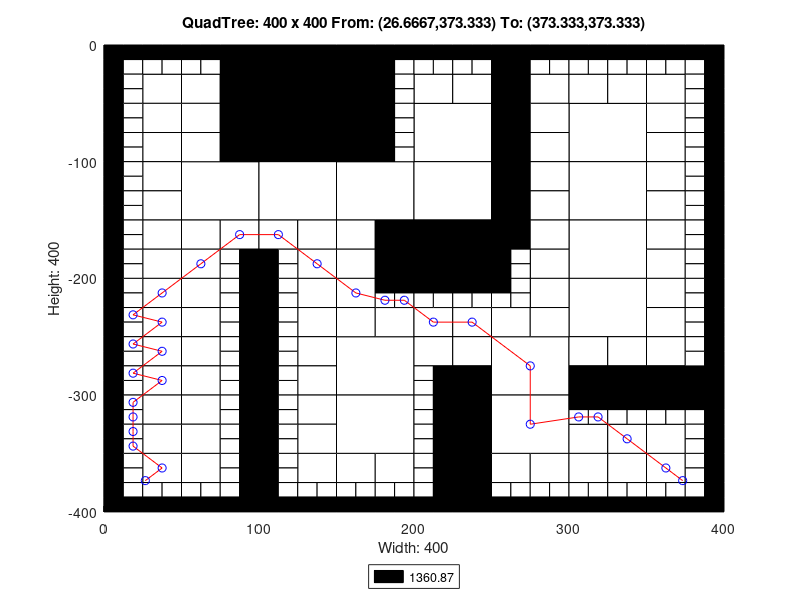

This chart was generated by the following MATLAB code:
axis([0 400 -400 0]);
title('QuadTree: 400 x 400 From: (26.6667,373.333) To: (373.333,373.333)');
xlabel('Width: 400');
ylabel('Height: 400');
rectangle('Position',[100 -50 50 50], 'FaceColor',[0 0 0]);
rectangle('Position',[100 -100 50 50], 'FaceColor',[0 0 0]);
rectangle('Position',[50 -150 50 50], 'FaceColor',[1 1 1]);
rectangle('Position',[100 -150 50 50], 'FaceColor',[1 1 1]);
rectangle('Position',[150 -150 50 50], 'FaceColor',[1 1 1]);
rectangle('Position',[200 -100 50 50], 'FaceColor',[1 1 1]);
rectangle('Position',[300 -100 50 50], 'FaceColor',[1 1 1]);
rectangle('Position',[200 -150 50 50], 'FaceColor',[1 1 1]);
rectangle('Position',[200 -200 50 50], 'FaceColor',[0 0 0]);
rectangle('Position',[300 -150 50 50], 'FaceColor',[1 1 1]);
rectangle('Position',[300 -200 50 50], 'FaceColor',[1 1 1]);
rectangle('Position',[150 -300 50 50], 'FaceColor',[1 1 1]);
rectangle('Position',[150 -350 50 50], 'FaceColor',[1 1 1]);
rectangle('Position',[250 -300 50 50], 'FaceColor',[1 1 1]);
rectangle('Position',[300 -250 50 50], 'FaceColor',[1 1 1]);
rectangle('Position',[250 -350 50 50], 'FaceColor',[1 1 1]);
rectangle('Position',[25 -50 25 25], 'FaceColor',[1 1 1]);
rectangle('Position',[75 -25 25 25], 'FaceColor',[0 0 0]);
rectangle('Position',[50 -50 25 25], 'FaceColor',[1 1 1]);
rectangle('Position',[75 -50 25 25], 'FaceColor',[0 0 0]);
rectangle('Position',[25 -75 25 25], 'FaceColor',[1 1 1]);
rectangle('Position',[25 -100 25 25], 'FaceColor',[1 1 1]);
rectangle('Position',[50 -75 25 25], 'FaceColor',[1 1 1]);
rectangle('Position',[75 -75 25 25], 'FaceColor',[0 0 0]);
rectangle('Position',[50 -100 25 25], 'FaceColor',[1 1 1]);
rectangle('Position',[75 -100 25 25], 'FaceColor',[0 0 0]);
rectangle('Position',[150 -25 25 25], 'FaceColor',[0 0 0]);
rectangle('Position',[150 -50 25 25], 'FaceColor',[0 0 0]);
rectangle('Position',[150 -75 25 25], 'FaceColor',[0 0 0]);
rectangle('Position',[150 -100 25 25], 'FaceColor',[0 0 0]);
rectangle('Position',[25 -125 25 25], 'FaceColor',[1 1 1]);
rectangle('Position',[25 -150 25 25], 'FaceColor',[1 1 1]);
rectangle('Position',[25 -175 25 25], 'FaceColor',[1 1 1]);
rectangle('Position',[25 -200 25 25], 'FaceColor',[1 1 1]);
rectangle('Position',[50 -175 25 25], 'FaceColor',[1 1 1]);
rectangle('Position',[75 -175 25 25], 'FaceColor',[1 1 1]);
rectangle('Position',[50 -200 25 25], 'FaceColor',[1 1 1]);
rectangle('Position',[100 -175 25 25], 'FaceColor',[1 1 1]);
rectangle('Position',[125 -175 25 25], 'FaceColor',[1 1 1]);
rectangle('Position',[125 -200 25 25], 'FaceColor',[1 1 1]);
rectangle('Position',[150 -175 25 25], 'FaceColor',[1 1 1]);
rectangle('Position',[175 -175 25 25], 'FaceColor',[0 0 0]);
rectangle('Position',[150 -200 25 25], 'FaceColor',[1 1 1]);
rectangle('Position',[175 -200 25 25], 'FaceColor',[0 0 0]);
rectangle('Position',[200 -50 25 25], 'FaceColor',[1 1 1]);
rectangle('Position',[225 -50 25 25], 'FaceColor',[1 1 1]);
rectangle('Position',[250 -25 25 25], 'FaceColor',[0 0 0]);
rectangle('Position',[250 -50 25 25], 'FaceColor',[0 0 0]);
rectangle('Position',[275 -50 25 25], 'FaceColor',[1 1 1]);
rectangle('Position',[250 -75 25 25], 'FaceColor',[0 0 0]);
rectangle('Position',[275 -75 25 25], 'FaceColor',[1 1 1]);
rectangle('Position',[250 -100 25 25], 'FaceColor',[0 0 0]);
rectangle('Position',[275 -100 25 25], 'FaceColor',[1 1 1]);
rectangle('Position',[300 -50 25 25], 'FaceColor',[1 1 1]);
rectangle('Position',[325 -50 25 25], 'FaceColor',[1 1 1]);
rectangle('Position',[350 -50 25 25], 'FaceColor',[1 1 1]);
rectangle('Position',[350 -75 25 25], 'FaceColor',[1 1 1]);
rectangle('Position',[350 -100 25 25], 'FaceColor',[1 1 1]);
rectangle('Position',[250 -125 25 25], 'FaceColor',[0 0 0]);
rectangle('Position',[275 -125 25 25], 'FaceColor',[1 1 1]);
rectangle('Position',[250 -150 25 25], 'FaceColor',[0 0 0]);
rectangle('Position',[275 -150 25 25], 'FaceColor',[1 1 1]);
rectangle('Position',[250 -175 25 25], 'FaceColor',[0 0 0]);
rectangle('Position',[275 -175 25 25], 'FaceColor',[1 1 1]);
rectangle('Position',[275 -200 25 25], 'FaceColor',[1 1 1]);
rectangle('Position',[350 -125 25 25], 'FaceColor',[1 1 1]);
rectangle('Position',[350 -150 25 25], 'FaceColor',[1 1 1]);
rectangle('Position',[350 -175 25 25], 'FaceColor',[1 1 1]);
rectangle('Position',[350 -200 25 25], 'FaceColor',[1 1 1]);
rectangle('Position',[25 -225 25 25], 'FaceColor',[1 1 1]);
rectangle('Position',[25 -250 25 25], 'FaceColor',[1 1 1]);
rectangle('Position',[50 -225 25 25], 'FaceColor',[1 1 1]);
rectangle('Position',[50 -250 25 25], 'FaceColor',[1 1 1]);
rectangle('Position',[25 -275 25 25], 'FaceColor',[1 1 1]);
rectangle('Position',[25 -300 25 25], 'FaceColor',[1 1 1]);
rectangle('Position',[50 -275 25 25], 'FaceColor',[1 1 1]);
rectangle('Position',[50 -300 25 25], 'FaceColor',[1 1 1]);
rectangle('Position',[125 -225 25 25], 'FaceColor',[1 1 1]);
rectangle('Position',[125 -250 25 25], 'FaceColor',[1 1 1]);
rectangle('Position',[150 -225 25 25], 'FaceColor',[1 1 1]);
rectangle('Position',[150 -250 25 25], 'FaceColor',[1 1 1]);
rectangle('Position',[175 -250 25 25], 'FaceColor',[1 1 1]);
rectangle('Position',[125 -275 25 25], 'FaceColor',[1 1 1]);
rectangle('Position',[125 -300 25 25], 'FaceColor',[1 1 1]);
rectangle('Position',[25 -325 25 25], 'FaceColor',[1 1 1]);
rectangle('Position',[25 -350 25 25], 'FaceColor',[1 1 1]);
rectangle('Position',[50 -325 25 25], 'FaceColor',[1 1 1]);
rectangle('Position',[50 -350 25 25], 'FaceColor',[1 1 1]);
rectangle('Position',[25 -375 25 25], 'FaceColor',[1 1 1]);
rectangle('Position',[50 -375 25 25], 'FaceColor',[1 1 1]);
rectangle('Position',[125 -325 25 25], 'FaceColor',[1 1 1]);
rectangle('Position',[125 -350 25 25], 'FaceColor',[1 1 1]);
rectangle('Position',[125 -375 25 25], 'FaceColor',[1 1 1]);
rectangle('Position',[150 -375 25 25], 'FaceColor',[1 1 1]);
rectangle('Position',[175 -375 25 25], 'FaceColor',[1 1 1]);
rectangle('Position',[200 -250 25 25], 'FaceColor',[1 1 1]);
rectangle('Position',[225 -250 25 25], 'FaceColor',[1 1 1]);
rectangle('Position',[275 -225 25 25], 'FaceColor',[1 1 1]);
rectangle('Position',[250 -250 25 25], 'FaceColor',[1 1 1]);
rectangle('Position',[275 -250 25 25], 'FaceColor',[1 1 1]);
rectangle('Position',[200 -275 25 25], 'FaceColor',[1 1 1]);
rectangle('Position',[225 -275 25 25], 'FaceColor',[1 1 1]);
rectangle('Position',[225 -300 25 25], 'FaceColor',[0 0 0]);
rectangle('Position',[350 -225 25 25], 'FaceColor',[1 1 1]);
rectangle('Position',[350 -250 25 25], 'FaceColor',[1 1 1]);
rectangle('Position',[300 -275 25 25], 'FaceColor',[1 1 1]);
rectangle('Position',[325 -275 25 25], 'FaceColor',[1 1 1]);
rectangle('Position',[300 -300 25 25], 'FaceColor',[0 0 0]);
rectangle('Position',[325 -300 25 25], 'FaceColor',[0 0 0]);
rectangle('Position',[350 -275 25 25], 'FaceColor',[1 1 1]);
rectangle('Position',[350 -300 25 25], 'FaceColor',[0 0 0]);
rectangle('Position',[375 -300 25 25], 'FaceColor',[0 0 0]);
rectangle('Position',[225 -325 25 25], 'FaceColor',[0 0 0]);
rectangle('Position',[225 -350 25 25], 'FaceColor',[0 0 0]);
rectangle('Position',[225 -375 25 25], 'FaceColor',[0 0 0]);
rectangle('Position',[225 -400 25 25], 'FaceColor',[0 0 0]);
rectangle('Position',[250 -375 25 25], 'FaceColor',[1 1 1]);
rectangle('Position',[275 -375 25 25], 'FaceColor',[1 1 1]);
rectangle('Position',[300 -350 25 25], 'FaceColor',[1 1 1]);
rectangle('Position',[325 -350 25 25], 'FaceColor',[1 1 1]);
rectangle('Position',[350 -350 25 25], 'FaceColor',[1 1 1]);
rectangle('Position',[300 -375 25 25], 'FaceColor',[1 1 1]);
rectangle('Position',[325 -375 25 25], 'FaceColor',[1 1 1]);
rectangle('Position',[350 -375 25 25], 'FaceColor',[1 1 1]);
rectangle('Position',[0 -12.5 12.5 12.5], 'FaceColor',[0 0 0]);
rectangle('Position',[12.5 -12.5 12.5 12.5], 'FaceColor',[0 0 0]);
rectangle('Position',[0 -25 12.5 12.5], 'FaceColor',[0 0 0]);
rectangle('Position',[12.5 -25 12.5 12.5], 'FaceColor',[1 1 1]);
rectangle('Position',[25 -12.5 12.5 12.5], 'FaceColor',[0 0 0]);
rectangle('Position',[37.5 -12.5 12.5 12.5], 'FaceColor',[0 0 0]);
rectangle('Position',[25 -25 12.5 12.5], 'FaceColor',[1 1 1]);
rectangle('Position',[37.5 -25 12.5 12.5], 'FaceColor',[1 1 1]);
rectangle('Position',[0 -37.5 12.5 12.5], 'FaceColor',[0 0 0]);
rectangle('Position',[12.5 -37.5 12.5 12.5], 'FaceColor',[1 1 1]);
rectangle('Position',[0 -50 12.5 12.5], 'FaceColor',[0 0 0]);
rectangle('Position',[12.5 -50 12.5 12.5], 'FaceColor',[1 1 1]);
rectangle('Position',[50 -12.5 12.5 12.5], 'FaceColor',[0 0 0]);
rectangle('Position',[62.5 -12.5 12.5 12.5], 'FaceColor',[0 0 0]);
rectangle('Position',[50 -25 12.5 12.5], 'FaceColor',[1 1 1]);
rectangle('Position',[62.5 -25 12.5 12.5], 'FaceColor',[1 1 1]);
rectangle('Position',[0 -62.5 12.5 12.5], 'FaceColor',[0 0 0]);
rectangle('Position',[12.5 -62.5 12.5 12.5], 'FaceColor',[1 1 1]);
rectangle('Position',[0 -75 12.5 12.5], 'FaceColor',[0 0 0]);
rectangle('Position',[12.5 -75 12.5 12.5], 'FaceColor',[1 1 1]);
rectangle('Position',[0 -87.5 12.5 12.5], 'FaceColor',[0 0 0]);
rectangle('Position',[12.5 -87.5 12.5 12.5], 'FaceColor',[1 1 1]);
rectangle('Position',[0 -100 12.5 12.5], 'FaceColor',[0 0 0]);
rectangle('Position',[12.5 -100 12.5 12.5], 'FaceColor',[1 1 1]);
rectangle('Position',[175 -12.5 12.5 12.5], 'FaceColor',[0 0 0]);
rectangle('Position',[187.5 -12.5 12.5 12.5], 'FaceColor',[0 0 0]);
rectangle('Position',[175 -25 12.5 12.5], 'FaceColor',[0 0 0]);
rectangle('Position',[187.5 -25 12.5 12.5], 'FaceColor',[1 1 1]);
rectangle('Position',[175 -37.5 12.5 12.5], 'FaceColor',[0 0 0]);
rectangle('Position',[187.5 -37.5 12.5 12.5], 'FaceColor',[1 1 1]);
rectangle('Position',[175 -50 12.5 12.5], 'FaceColor',[0 0 0]);
rectangle('Position',[187.5 -50 12.5 12.5], 'FaceColor',[1 1 1]);
rectangle('Position',[175 -62.5 12.5 12.5], 'FaceColor',[0 0 0]);
rectangle('Position',[187.5 -62.5 12.5 12.5], 'FaceColor',[1 1 1]);
rectangle('Position',[175 -75 12.5 12.5], 'FaceColor',[0 0 0]);
rectangle('Position',[187.5 -75 12.5 12.5], 'FaceColor',[1 1 1]);
rectangle('Position',[175 -87.5 12.5 12.5], 'FaceColor',[0 0 0]);
rectangle('Position',[187.5 -87.5 12.5 12.5], 'FaceColor',[1 1 1]);
rectangle('Position',[175 -100 12.5 12.5], 'FaceColor',[0 0 0]);
rectangle('Position',[187.5 -100 12.5 12.5], 'FaceColor',[1 1 1]);
rectangle('Position',[0 -112.5 12.5 12.5], 'FaceColor',[0 0 0]);
rectangle('Position',[12.5 -112.5 12.5 12.5], 'FaceColor',[1 1 1]);
rectangle('Position',[0 -125 12.5 12.5], 'FaceColor',[0 0 0]);
rectangle('Position',[12.5 -125 12.5 12.5], 'FaceColor',[1 1 1]);
rectangle('Position',[0 -137.5 12.5 12.5], 'FaceColor',[0 0 0]);
rectangle('Position',[12.5 -137.5 12.5 12.5], 'FaceColor',[1 1 1]);
rectangle('Position',[0 -150 12.5 12.5], 'FaceColor',[0 0 0]);
rectangle('Position',[12.5 -150 12.5 12.5], 'FaceColor',[1 1 1]);
rectangle('Position',[0 -162.5 12.5 12.5], 'FaceColor',[0 0 0]);
rectangle('Position',[12.5 -162.5 12.5 12.5], 'FaceColor',[1 1 1]);
rectangle('Position',[0 -175 12.5 12.5], 'FaceColor',[0 0 0]);
rectangle('Position',[12.5 -175 12.5 12.5], 'FaceColor',[1 1 1]);
rectangle('Position',[0 -187.5 12.5 12.5], 'FaceColor',[0 0 0]);
rectangle('Position',[12.5 -187.5 12.5 12.5], 'FaceColor',[1 1 1]);
rectangle('Position',[0 -200 12.5 12.5], 'FaceColor',[0 0 0]);
rectangle('Position',[12.5 -200 12.5 12.5], 'FaceColor',[1 1 1]);
rectangle('Position',[75 -187.5 12.5 12.5], 'FaceColor',[1 1 1]);
rectangle('Position',[87.5 -187.5 12.5 12.5], 'FaceColor',[0 0 0]);
rectangle('Position',[75 -200 12.5 12.5], 'FaceColor',[1 1 1]);
rectangle('Position',[87.5 -200 12.5 12.5], 'FaceColor',[0 0 0]);
rectangle('Position',[100 -187.5 12.5 12.5], 'FaceColor',[0 0 0]);
rectangle('Position',[112.5 -187.5 12.5 12.5], 'FaceColor',[1 1 1]);
rectangle('Position',[100 -200 12.5 12.5], 'FaceColor',[0 0 0]);
rectangle('Position',[112.5 -200 12.5 12.5], 'FaceColor',[1 1 1]);
rectangle('Position',[200 -12.5 12.5 12.5], 'FaceColor',[0 0 0]);
rectangle('Position',[212.5 -12.5 12.5 12.5], 'FaceColor',[0 0 0]);
rectangle('Position',[200 -25 12.5 12.5], 'FaceColor',[1 1 1]);
rectangle('Position',[212.5 -25 12.5 12.5], 'FaceColor',[1 1 1]);
rectangle('Position',[225 -12.5 12.5 12.5], 'FaceColor',[0 0 0]);
rectangle('Position',[237.5 -12.5 12.5 12.5], 'FaceColor',[0 0 0]);
rectangle('Position',[225 -25 12.5 12.5], 'FaceColor',[1 1 1]);
rectangle('Position',[237.5 -25 12.5 12.5], 'FaceColor',[1 1 1]);
rectangle('Position',[275 -12.5 12.5 12.5], 'FaceColor',[0 0 0]);
rectangle('Position',[287.5 -12.5 12.5 12.5], 'FaceColor',[0 0 0]);
rectangle('Position',[275 -25 12.5 12.5], 'FaceColor',[1 1 1]);
rectangle('Position',[287.5 -25 12.5 12.5], 'FaceColor',[1 1 1]);
rectangle('Position',[300 -12.5 12.5 12.5], 'FaceColor',[0 0 0]);
rectangle('Position',[312.5 -12.5 12.5 12.5], 'FaceColor',[0 0 0]);
rectangle('Position',[300 -25 12.5 12.5], 'FaceColor',[1 1 1]);
rectangle('Position',[312.5 -25 12.5 12.5], 'FaceColor',[1 1 1]);
rectangle('Position',[325 -12.5 12.5 12.5], 'FaceColor',[0 0 0]);
rectangle('Position',[337.5 -12.5 12.5 12.5], 'FaceColor',[0 0 0]);
rectangle('Position',[325 -25 12.5 12.5], 'FaceColor',[1 1 1]);
rectangle('Position',[337.5 -25 12.5 12.5], 'FaceColor',[1 1 1]);
rectangle('Position',[350 -12.5 12.5 12.5], 'FaceColor',[0 0 0]);
rectangle('Position',[362.5 -12.5 12.5 12.5], 'FaceColor',[0 0 0]);
rectangle('Position',[350 -25 12.5 12.5], 'FaceColor',[1 1 1]);
rectangle('Position',[362.5 -25 12.5 12.5], 'FaceColor',[1 1 1]);
rectangle('Position',[375 -12.5 12.5 12.5], 'FaceColor',[0 0 0]);
rectangle('Position',[387.5 -12.5 12.5 12.5], 'FaceColor',[0 0 0]);
rectangle('Position',[375 -25 12.5 12.5], 'FaceColor',[1 1 1]);
rectangle('Position',[387.5 -25 12.5 12.5], 'FaceColor',[0 0 0]);
rectangle('Position',[375 -37.5 12.5 12.5], 'FaceColor',[1 1 1]);
rectangle('Position',[387.5 -37.5 12.5 12.5], 'FaceColor',[0 0 0]);
rectangle('Position',[375 -50 12.5 12.5], 'FaceColor',[1 1 1]);
rectangle('Position',[387.5 -50 12.5 12.5], 'FaceColor',[0 0 0]);
rectangle('Position',[375 -62.5 12.5 12.5], 'FaceColor',[1 1 1]);
rectangle('Position',[387.5 -62.5 12.5 12.5], 'FaceColor',[0 0 0]);
rectangle('Position',[375 -75 12.5 12.5], 'FaceColor',[1 1 1]);
rectangle('Position',[387.5 -75 12.5 12.5], 'FaceColor',[0 0 0]);
rectangle('Position',[375 -87.5 12.5 12.5], 'FaceColor',[1 1 1]);
rectangle('Position',[387.5 -87.5 12.5 12.5], 'FaceColor',[0 0 0]);
rectangle('Position',[375 -100 12.5 12.5], 'FaceColor',[1 1 1]);
rectangle('Position',[387.5 -100 12.5 12.5], 'FaceColor',[0 0 0]);
rectangle('Position',[250 -187.5 12.5 12.5], 'FaceColor',[0 0 0]);
rectangle('Position',[262.5 -187.5 12.5 12.5], 'FaceColor',[1 1 1]);
rectangle('Position',[250 -200 12.5 12.5], 'FaceColor',[0 0 0]);
rectangle('Position',[262.5 -200 12.5 12.5], 'FaceColor',[1 1 1]);
rectangle('Position',[375 -112.5 12.5 12.5], 'FaceColor',[1 1 1]);
rectangle('Position',[387.5 -112.5 12.5 12.5], 'FaceColor',[0 0 0]);
rectangle('Position',[375 -125 12.5 12.5], 'FaceColor',[1 1 1]);
rectangle('Position',[387.5 -125 12.5 12.5], 'FaceColor',[0 0 0]);
rectangle('Position',[375 -137.5 12.5 12.5], 'FaceColor',[1 1 1]);
rectangle('Position',[387.5 -137.5 12.5 12.5], 'FaceColor',[0 0 0]);
rectangle('Position',[375 -150 12.5 12.5], 'FaceColor',[1 1 1]);
rectangle('Position',[387.5 -150 12.5 12.5], 'FaceColor',[0 0 0]);
rectangle('Position',[375 -162.5 12.5 12.5], 'FaceColor',[1 1 1]);
rectangle('Position',[387.5 -162.5 12.5 12.5], 'FaceColor',[0 0 0]);
rectangle('Position',[375 -175 12.5 12.5], 'FaceColor',[1 1 1]);
rectangle('Position',[387.5 -175 12.5 12.5], 'FaceColor',[0 0 0]);
rectangle('Position',[375 -187.5 12.5 12.5], 'FaceColor',[1 1 1]);
rectangle('Position',[387.5 -187.5 12.5 12.5], 'FaceColor',[0 0 0]);
rectangle('Position',[375 -200 12.5 12.5], 'FaceColor',[1 1 1]);
rectangle('Position',[387.5 -200 12.5 12.5], 'FaceColor',[0 0 0]);
rectangle('Position',[0 -212.5 12.5 12.5], 'FaceColor',[0 0 0]);
rectangle('Position',[12.5 -212.5 12.5 12.5], 'FaceColor',[1 1 1]);
rectangle('Position',[0 -225 12.5 12.5], 'FaceColor',[0 0 0]);
rectangle('Position',[12.5 -225 12.5 12.5], 'FaceColor',[1 1 1]);
rectangle('Position',[0 -237.5 12.5 12.5], 'FaceColor',[0 0 0]);
rectangle('Position',[12.5 -237.5 12.5 12.5], 'FaceColor',[1 1 1]);
rectangle('Position',[0 -250 12.5 12.5], 'FaceColor',[0 0 0]);
rectangle('Position',[12.5 -250 12.5 12.5], 'FaceColor',[1 1 1]);
rectangle('Position',[75 -212.5 12.5 12.5], 'FaceColor',[1 1 1]);
rectangle('Position',[87.5 -212.5 12.5 12.5], 'FaceColor',[0 0 0]);
rectangle('Position',[75 -225 12.5 12.5], 'FaceColor',[1 1 1]);
rectangle('Position',[87.5 -225 12.5 12.5], 'FaceColor',[0 0 0]);
rectangle('Position',[75 -237.5 12.5 12.5], 'FaceColor',[1 1 1]);
rectangle('Position',[87.5 -237.5 12.5 12.5], 'FaceColor',[0 0 0]);
rectangle('Position',[75 -250 12.5 12.5], 'FaceColor',[1 1 1]);
rectangle('Position',[87.5 -250 12.5 12.5], 'FaceColor',[0 0 0]);
rectangle('Position',[0 -262.5 12.5 12.5], 'FaceColor',[0 0 0]);
rectangle('Position',[12.5 -262.5 12.5 12.5], 'FaceColor',[1 1 1]);
rectangle('Position',[0 -275 12.5 12.5], 'FaceColor',[0 0 0]);
rectangle('Position',[12.5 -275 12.5 12.5], 'FaceColor',[1 1 1]);
rectangle('Position',[0 -287.5 12.5 12.5], 'FaceColor',[0 0 0]);
rectangle('Position',[12.5 -287.5 12.5 12.5], 'FaceColor',[1 1 1]);
rectangle('Position',[0 -300 12.5 12.5], 'FaceColor',[0 0 0]);
rectangle('Position',[12.5 -300 12.5 12.5], 'FaceColor',[1 1 1]);
rectangle('Position',[75 -262.5 12.5 12.5], 'FaceColor',[1 1 1]);
rectangle('Position',[87.5 -262.5 12.5 12.5], 'FaceColor',[0 0 0]);
rectangle('Position',[75 -275 12.5 12.5], 'FaceColor',[1 1 1]);
rectangle('Position',[87.5 -275 12.5 12.5], 'FaceColor',[0 0 0]);
rectangle('Position',[75 -287.5 12.5 12.5], 'FaceColor',[1 1 1]);
rectangle('Position',[87.5 -287.5 12.5 12.5], 'FaceColor',[0 0 0]);
rectangle('Position',[75 -300 12.5 12.5], 'FaceColor',[1 1 1]);
rectangle('Position',[87.5 -300 12.5 12.5], 'FaceColor',[0 0 0]);
rectangle('Position',[100 -212.5 12.5 12.5], 'FaceColor',[0 0 0]);
rectangle('Position',[112.5 -212.5 12.5 12.5], 'FaceColor',[1 1 1]);
rectangle('Position',[100 -225 12.5 12.5], 'FaceColor',[0 0 0]);
rectangle('Position',[112.5 -225 12.5 12.5], 'FaceColor',[1 1 1]);
rectangle('Position',[100 -237.5 12.5 12.5], 'FaceColor',[0 0 0]);
rectangle('Position',[112.5 -237.5 12.5 12.5], 'FaceColor',[1 1 1]);
rectangle('Position',[100 -250 12.5 12.5], 'FaceColor',[0 0 0]);
rectangle('Position',[112.5 -250 12.5 12.5], 'FaceColor',[1 1 1]);
rectangle('Position',[175 -212.5 12.5 12.5], 'FaceColor',[0 0 0]);
rectangle('Position',[187.5 -212.5 12.5 12.5], 'FaceColor',[0 0 0]);
rectangle('Position',[175 -225 12.5 12.5], 'FaceColor',[1 1 1]);
rectangle('Position',[187.5 -225 12.5 12.5], 'FaceColor',[1 1 1]);
rectangle('Position',[100 -262.5 12.5 12.5], 'FaceColor',[0 0 0]);
rectangle('Position',[112.5 -262.5 12.5 12.5], 'FaceColor',[1 1 1]);
rectangle('Position',[100 -275 12.5 12.5], 'FaceColor',[0 0 0]);
rectangle('Position',[112.5 -275 12.5 12.5], 'FaceColor',[1 1 1]);
rectangle('Position',[100 -287.5 12.5 12.5], 'FaceColor',[0 0 0]);
rectangle('Position',[112.5 -287.5 12.5 12.5], 'FaceColor',[1 1 1]);
rectangle('Position',[100 -300 12.5 12.5], 'FaceColor',[0 0 0]);
rectangle('Position',[112.5 -300 12.5 12.5], 'FaceColor',[1 1 1]);
rectangle('Position',[0 -312.5 12.5 12.5], 'FaceColor',[0 0 0]);
rectangle('Position',[12.5 -312.5 12.5 12.5], 'FaceColor',[1 1 1]);
rectangle('Position',[0 -325 12.5 12.5], 'FaceColor',[0 0 0]);
rectangle('Position',[12.5 -325 12.5 12.5], 'FaceColor',[1 1 1]);
rectangle('Position',[0 -337.5 12.5 12.5], 'FaceColor',[0 0 0]);
rectangle('Position',[12.5 -337.5 12.5 12.5], 'FaceColor',[1 1 1]);
rectangle('Position',[0 -350 12.5 12.5], 'FaceColor',[0 0 0]);
rectangle('Position',[12.5 -350 12.5 12.5], 'FaceColor',[1 1 1]);
rectangle('Position',[75 -312.5 12.5 12.5], 'FaceColor',[1 1 1]);
rectangle('Position',[87.5 -312.5 12.5 12.5], 'FaceColor',[0 0 0]);
rectangle('Position',[75 -325 12.5 12.5], 'FaceColor',[1 1 1]);
rectangle('Position',[87.5 -325 12.5 12.5], 'FaceColor',[0 0 0]);
rectangle('Position',[75 -337.5 12.5 12.5], 'FaceColor',[1 1 1]);
rectangle('Position',[87.5 -337.5 12.5 12.5], 'FaceColor',[0 0 0]);
rectangle('Position',[75 -350 12.5 12.5], 'FaceColor',[1 1 1]);
rectangle('Position',[87.5 -350 12.5 12.5], 'FaceColor',[0 0 0]);
rectangle('Position',[0 -362.5 12.5 12.5], 'FaceColor',[0 0 0]);
rectangle('Position',[12.5 -362.5 12.5 12.5], 'FaceColor',[1 1 1]);
rectangle('Position',[0 -375 12.5 12.5], 'FaceColor',[0 0 0]);
rectangle('Position',[12.5 -375 12.5 12.5], 'FaceColor',[1 1 1]);
rectangle('Position',[0 -387.5 12.5 12.5], 'FaceColor',[0 0 0]);
rectangle('Position',[12.5 -387.5 12.5 12.5], 'FaceColor',[1 1 1]);
rectangle('Position',[0 -400 12.5 12.5], 'FaceColor',[0 0 0]);
rectangle('Position',[12.5 -400 12.5 12.5], 'FaceColor',[0 0 0]);
rectangle('Position',[25 -387.5 12.5 12.5], 'FaceColor',[1 1 1]);
rectangle('Position',[37.5 -387.5 12.5 12.5], 'FaceColor',[1 1 1]);
rectangle('Position',[25 -400 12.5 12.5], 'FaceColor',[0 0 0]);
rectangle('Position',[37.5 -400 12.5 12.5], 'FaceColor',[0 0 0]);
rectangle('Position',[75 -362.5 12.5 12.5], 'FaceColor',[1 1 1]);
rectangle('Position',[87.5 -362.5 12.5 12.5], 'FaceColor',[0 0 0]);
rectangle('Position',[75 -375 12.5 12.5], 'FaceColor',[1 1 1]);
rectangle('Position',[87.5 -375 12.5 12.5], 'FaceColor',[0 0 0]);
rectangle('Position',[50 -387.5 12.5 12.5], 'FaceColor',[1 1 1]);
rectangle('Position',[62.5 -387.5 12.5 12.5], 'FaceColor',[1 1 1]);
rectangle('Position',[50 -400 12.5 12.5], 'FaceColor',[0 0 0]);
rectangle('Position',[62.5 -400 12.5 12.5], 'FaceColor',[0 0 0]);
rectangle('Position',[75 -387.5 12.5 12.5], 'FaceColor',[1 1 1]);
rectangle('Position',[87.5 -387.5 12.5 12.5], 'FaceColor',[0 0 0]);
rectangle('Position',[75 -400 12.5 12.5], 'FaceColor',[0 0 0]);
rectangle('Position',[87.5 -400 12.5 12.5], 'FaceColor',[0 0 0]);
rectangle('Position',[100 -312.5 12.5 12.5], 'FaceColor',[0 0 0]);
rectangle('Position',[112.5 -312.5 12.5 12.5], 'FaceColor',[1 1 1]);
rectangle('Position',[100 -325 12.5 12.5], 'FaceColor',[0 0 0]);
rectangle('Position',[112.5 -325 12.5 12.5], 'FaceColor',[1 1 1]);
rectangle('Position',[100 -337.5 12.5 12.5], 'FaceColor',[0 0 0]);
rectangle('Position',[112.5 -337.5 12.5 12.5], 'FaceColor',[1 1 1]);
rectangle('Position',[100 -350 12.5 12.5], 'FaceColor',[0 0 0]);
rectangle('Position',[112.5 -350 12.5 12.5], 'FaceColor',[1 1 1]);
rectangle('Position',[100 -362.5 12.5 12.5], 'FaceColor',[0 0 0]);
rectangle('Position',[112.5 -362.5 12.5 12.5], 'FaceColor',[1 1 1]);
rectangle('Position',[100 -375 12.5 12.5], 'FaceColor',[0 0 0]);
rectangle('Position',[112.5 -375 12.5 12.5], 'FaceColor',[1 1 1]);
rectangle('Position',[100 -387.5 12.5 12.5], 'FaceColor',[0 0 0]);
rectangle('Position',[112.5 -387.5 12.5 12.5], 'FaceColor',[1 1 1]);
rectangle('Position',[100 -400 12.5 12.5], 'FaceColor',[0 0 0]);
rectangle('Position',[112.5 -400 12.5 12.5], 'FaceColor',[0 0 0]);
rectangle('Position',[125 -387.5 12.5 12.5], 'FaceColor',[1 1 1]);
rectangle('Position',[137.5 -387.5 12.5 12.5], 'FaceColor',[1 1 1]);
rectangle('Position',[125 -400 12.5 12.5], 'FaceColor',[0 0 0]);
rectangle('Position',[137.5 -400 12.5 12.5], 'FaceColor',[0 0 0]);
rectangle('Position',[150 -387.5 12.5 12.5], 'FaceColor',[1 1 1]);
rectangle('Position',[162.5 -387.5 12.5 12.5], 'FaceColor',[1 1 1]);
rectangle('Position',[150 -400 12.5 12.5], 'FaceColor',[0 0 0]);
rectangle('Position',[162.5 -400 12.5 12.5], 'FaceColor',[0 0 0]);
rectangle('Position',[175 -387.5 12.5 12.5], 'FaceColor',[1 1 1]);
rectangle('Position',[187.5 -387.5 12.5 12.5], 'FaceColor',[1 1 1]);
rectangle('Position',[175 -400 12.5 12.5], 'FaceColor',[0 0 0]);
rectangle('Position',[187.5 -400 12.5 12.5], 'FaceColor',[0 0 0]);
rectangle('Position',[200 -212.5 12.5 12.5], 'FaceColor',[0 0 0]);
rectangle('Position',[212.5 -212.5 12.5 12.5], 'FaceColor',[0 0 0]);
rectangle('Position',[200 -225 12.5 12.5], 'FaceColor',[1 1 1]);
rectangle('Position',[212.5 -225 12.5 12.5], 'FaceColor',[1 1 1]);
rectangle('Position',[225 -212.5 12.5 12.5], 'FaceColor',[0 0 0]);
rectangle('Position',[237.5 -212.5 12.5 12.5], 'FaceColor',[0 0 0]);
rectangle('Position',[225 -225 12.5 12.5], 'FaceColor',[1 1 1]);
rectangle('Position',[237.5 -225 12.5 12.5], 'FaceColor',[1 1 1]);
rectangle('Position',[250 -212.5 12.5 12.5], 'FaceColor',[0 0 0]);
rectangle('Position',[262.5 -212.5 12.5 12.5], 'FaceColor',[1 1 1]);
rectangle('Position',[250 -225 12.5 12.5], 'FaceColor',[1 1 1]);
rectangle('Position',[262.5 -225 12.5 12.5], 'FaceColor',[1 1 1]);
rectangle('Position',[200 -287.5 12.5 12.5], 'FaceColor',[1 1 1]);
rectangle('Position',[212.5 -287.5 12.5 12.5], 'FaceColor',[0 0 0]);
rectangle('Position',[200 -300 12.5 12.5], 'FaceColor',[1 1 1]);
rectangle('Position',[212.5 -300 12.5 12.5], 'FaceColor',[0 0 0]);
rectangle('Position',[375 -212.5 12.5 12.5], 'FaceColor',[1 1 1]);
rectangle('Position',[387.5 -212.5 12.5 12.5], 'FaceColor',[0 0 0]);
rectangle('Position',[375 -225 12.5 12.5], 'FaceColor',[1 1 1]);
rectangle('Position',[387.5 -225 12.5 12.5], 'FaceColor',[0 0 0]);
rectangle('Position',[375 -237.5 12.5 12.5], 'FaceColor',[1 1 1]);
rectangle('Position',[387.5 -237.5 12.5 12.5], 'FaceColor',[0 0 0]);
rectangle('Position',[375 -250 12.5 12.5], 'FaceColor',[1 1 1]);
rectangle('Position',[387.5 -250 12.5 12.5], 'FaceColor',[0 0 0]);
rectangle('Position',[375 -262.5 12.5 12.5], 'FaceColor',[1 1 1]);
rectangle('Position',[387.5 -262.5 12.5 12.5], 'FaceColor',[0 0 0]);
rectangle('Position',[375 -275 12.5 12.5], 'FaceColor',[1 1 1]);
rectangle('Position',[387.5 -275 12.5 12.5], 'FaceColor',[0 0 0]);
rectangle('Position',[200 -312.5 12.5 12.5], 'FaceColor',[1 1 1]);
rectangle('Position',[212.5 -312.5 12.5 12.5], 'FaceColor',[0 0 0]);
rectangle('Position',[200 -325 12.5 12.5], 'FaceColor',[1 1 1]);
rectangle('Position',[212.5 -325 12.5 12.5], 'FaceColor',[0 0 0]);
rectangle('Position',[200 -337.5 12.5 12.5], 'FaceColor',[1 1 1]);
rectangle('Position',[212.5 -337.5 12.5 12.5], 'FaceColor',[0 0 0]);
rectangle('Position',[200 -350 12.5 12.5], 'FaceColor',[1 1 1]);
rectangle('Position',[212.5 -350 12.5 12.5], 'FaceColor',[0 0 0]);
rectangle('Position',[200 -362.5 12.5 12.5], 'FaceColor',[1 1 1]);
rectangle('Position',[212.5 -362.5 12.5 12.5], 'FaceColor',[0 0 0]);
rectangle('Position',[200 -375 12.5 12.5], 'FaceColor',[1 1 1]);
rectangle('Position',[212.5 -375 12.5 12.5], 'FaceColor',[0 0 0]);
rectangle('Position',[200 -387.5 12.5 12.5], 'FaceColor',[1 1 1]);
rectangle('Position',[212.5 -387.5 12.5 12.5], 'FaceColor',[0 0 0]);
rectangle('Position',[200 -400 12.5 12.5], 'FaceColor',[0 0 0]);
rectangle('Position',[212.5 -400 12.5 12.5], 'FaceColor',[0 0 0]);
rectangle('Position',[250 -387.5 12.5 12.5], 'FaceColor',[1 1 1]);
rectangle('Position',[262.5 -387.5 12.5 12.5], 'FaceColor',[1 1 1]);
rectangle('Position',[250 -400 12.5 12.5], 'FaceColor',[0 0 0]);
rectangle('Position',[262.5 -400 12.5 12.5], 'FaceColor',[0 0 0]);
rectangle('Position',[275 -387.5 12.5 12.5], 'FaceColor',[1 1 1]);
rectangle('Position',[287.5 -387.5 12.5 12.5], 'FaceColor',[1 1 1]);
rectangle('Position',[275 -400 12.5 12.5], 'FaceColor',[0 0 0]);
rectangle('Position',[287.5 -400 12.5 12.5], 'FaceColor',[0 0 0]);
rectangle('Position',[300 -312.5 12.5 12.5], 'FaceColor',[0 0 0]);
rectangle('Position',[312.5 -312.5 12.5 12.5], 'FaceColor',[0 0 0]);
rectangle('Position',[300 -325 12.5 12.5], 'FaceColor',[1 1 1]);
rectangle('Position',[312.5 -325 12.5 12.5], 'FaceColor',[1 1 1]);
rectangle('Position',[325 -312.5 12.5 12.5], 'FaceColor',[0 0 0]);
rectangle('Position',[337.5 -312.5 12.5 12.5], 'FaceColor',[0 0 0]);
rectangle('Position',[325 -325 12.5 12.5], 'FaceColor',[1 1 1]);
rectangle('Position',[337.5 -325 12.5 12.5], 'FaceColor',[1 1 1]);
rectangle('Position',[350 -312.5 12.5 12.5], 'FaceColor',[0 0 0]);
rectangle('Position',[362.5 -312.5 12.5 12.5], 'FaceColor',[0 0 0]);
rectangle('Position',[350 -325 12.5 12.5], 'FaceColor',[1 1 1]);
rectangle('Position',[362.5 -325 12.5 12.5], 'FaceColor',[1 1 1]);
rectangle('Position',[375 -312.5 12.5 12.5], 'FaceColor',[0 0 0]);
rectangle('Position',[387.5 -312.5 12.5 12.5], 'FaceColor',[0 0 0]);
rectangle('Position',[375 -325 12.5 12.5], 'FaceColor',[1 1 1]);
rectangle('Position',[387.5 -325 12.5 12.5], 'FaceColor',[0 0 0]);
rectangle('Position',[375 -337.5 12.5 12.5], 'FaceColor',[1 1 1]);
rectangle('Position',[387.5 -337.5 12.5 12.5], 'FaceColor',[0 0 0]);
rectangle('Position',[375 -350 12.5 12.5], 'FaceColor',[1 1 1]);
rectangle('Position',[387.5 -350 12.5 12.5], 'FaceColor',[0 0 0]);
rectangle('Position',[300 -387.5 12.5 12.5], 'FaceColor',[1 1 1]);
rectangle('Position',[312.5 -387.5 12.5 12.5], 'FaceColor',[1 1 1]);
rectangle('Position',[300 -400 12.5 12.5], 'FaceColor',[0 0 0]);
rectangle('Position',[312.5 -400 12.5 12.5], 'FaceColor',[0 0 0]);
rectangle('Position',[325 -387.5 12.5 12.5], 'FaceColor',[1 1 1]);
rectangle('Position',[337.5 -387.5 12.5 12.5], 'FaceColor',[1 1 1]);
rectangle('Position',[325 -400 12.5 12.5], 'FaceColor',[0 0 0]);
rectangle('Position',[337.5 -400 12.5 12.5], 'FaceColor',[0 0 0]);
rectangle('Position',[375 -362.5 12.5 12.5], 'FaceColor',[1 1 1]);
rectangle('Position',[387.5 -362.5 12.5 12.5], 'FaceColor',[0 0 0]);
rectangle('Position',[375 -375 12.5 12.5], 'FaceColor',[1 1 1]);
rectangle('Position',[387.5 -375 12.5 12.5], 'FaceColor',[0 0 0]);
rectangle('Position',[350 -387.5 12.5 12.5], 'FaceColor',[1 1 1]);
rectangle('Position',[362.5 -387.5 12.5 12.5], 'FaceColor',[1 1 1]);
rectangle('Position',[350 -400 12.5 12.5], 'FaceColor',[0 0 0]);
rectangle('Position',[362.5 -400 12.5 12.5], 'FaceColor',[0 0 0]);
rectangle('Position',[375 -387.5 12.5 12.5], 'FaceColor',[1 1 1]);
rectangle('Position',[387.5 -387.5 12.5 12.5], 'FaceColor',[0 0 0]);
rectangle('Position',[375 -400 12.5 12.5], 'FaceColor',[0 0 0]);
rectangle('Position',[387.5 -400 12.5 12.5], 'FaceColor',[0 0 0]);
X=[373.333,362.5,337.5,318.75,306.25,275,275,237.5,212.5,193.75,181.25,162.5,137.5,112.5,87.5,62.5,37.5,18.75,37.5,18.75,37.5,18.75,37.5,18.75,18.75,18.75,18.75,37.5,26.6667];
Y=[-373.333,-362.5,-337.5,-318.75,-318.75,-325,-275,-237.5,-237.5,-218.75,-218.75,-212.5,-187.5,-162.5,-162.5,-187.5,-212.5,-231.25,-237.5,-256.25,-262.5,-281.25,-287.5,-306.25,-318.75,-331.25,-343.75,-362.5,-373.333];
hold on;
plot(X,Y,'r');
plot(X,Y,'bo');
legend('1360.87','Location','southoutside');
